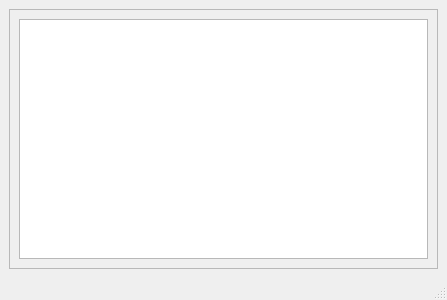
<?xml version="1.0" encoding="UTF-8"?>
<ui version="4.0">
 <class>MainWindow</class>
 <widget class="QMainWindow" name="MainWindow">
  <property name="geometry">
   <rect>
    <x>0</x>
    <y>0</y>
    <width>447</width>
    <height>300</height>
   </rect>
  </property>
  <property name="windowTitle">
   <string>Logs</string>
  </property>
  <widget class="QWidget" name="centralwidget">
   <layout class="QHBoxLayout" name="horizontalLayout_2">
    <item>
     <widget class="QScrollArea" name="scrollArea">
      <property name="widgetResizable">
       <bool>true</bool>
      </property>
      <widget class="QWidget" name="scrollAreaWidgetContents">
       <property name="geometry">
        <rect>
         <x>0</x>
         <y>0</y>
         <width>427</width>
         <height>258</height>
        </rect>
       </property>
       <layout class="QHBoxLayout" name="horizontalLayout">
        <item>
         <widget class="QListWidget" name="listWidget">
          <property name="minimumSize">
           <size>
            <width>281</width>
            <height>221</height>
           </size>
          </property>
         </widget>
        </item>
       </layout>
      </widget>
     </widget>
    </item>
   </layout>
  </widget>
  <widget class="QStatusBar" name="statusbar"/>
 </widget>
 <resources/>
 <connections/>
</ui>
